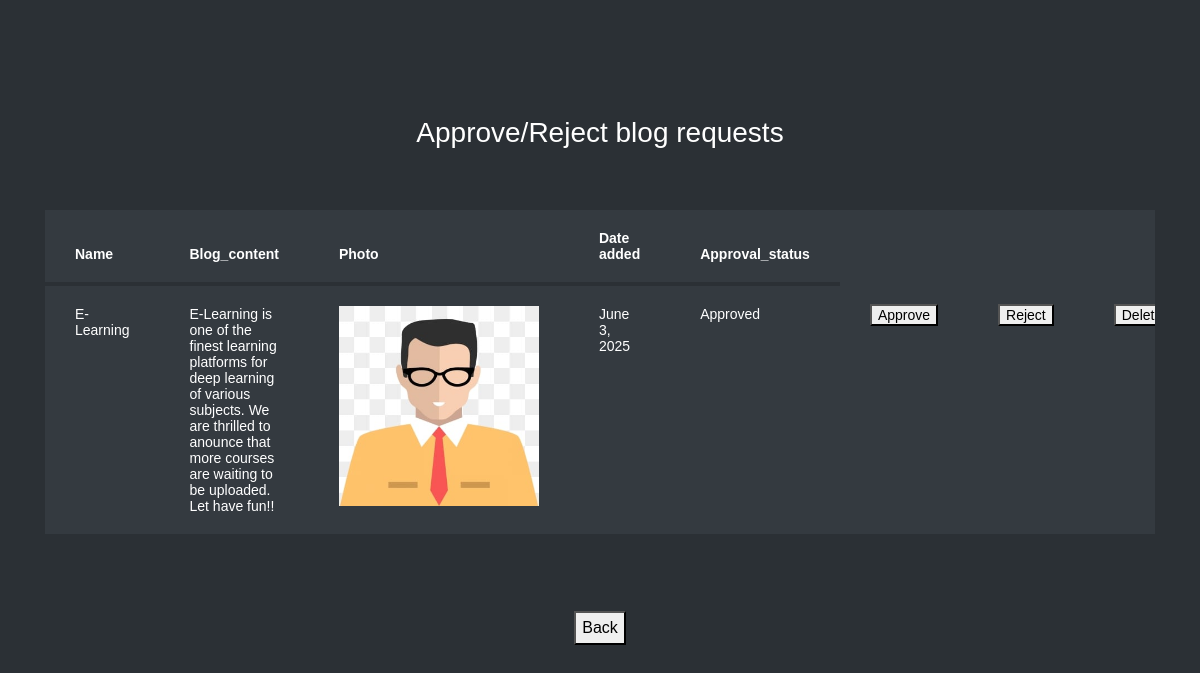
Screenshot of /blogs_admin with the database file from the repository.
### learn/models.py (models this page shows)
class Blogs(models.Model):
    Name = models.CharField(max_length=200, null = True)
    Blog_content = models.TextField(null=True)
    Image = models.ImageField(null=True)
    Date_blog = models.DateField(auto_now_add=True, null=True)
    Approval_status = models.CharField(max_length=200, null = True)

### learn/views.py (the view)
# urls.py: path('blogs_admin', learn.views.blogs_admin, name='blogs_admin'),
def blogs_admin(request):
    dm = Blogs.objects.all()
    return render(request,'blogs_admin.html',{'dm':dm})

### Template/blogs_admin.html (shortened to what this page needs)
{% load static %}
<html lang="en">
  <head>
	<link rel="stylesheet" href="https://stackpath.bootstrapcdn.com/font-awesome/4.7.0/css/font-awesome.min.css">
	<link rel="stylesheet" href="{% static 'tabble/css/style.css' %}">
	</head>
	<body>
	<section class="ftco-section">
		<div class="container">
			<div class="row justify-content-center">
				<div class="col-md-6 text-center mb-5">
					<h2 class="heading-section">Approve/Reject blog requests</h2>
				</div>
			</div>
			{% if dm %}
			<div class="row">
				<div class="col-md-12">
					<div class="table-wrap">
						<table class="table table-bordered table-dark table-hover">
						  <thead>
						    <tr>
						     <th>
                                 Name
                              </th>
                              <th>
                                 Blog_content
                              </th>
                              <th>
                                 Photo
                              </th>
                              <th>
                                 Date added
                              </th>
                              <th>
                                 Approval_status
                              </th>
						    </tr>
						  </thead>
						  <tbody>
						  {% for i in dm %}
						    <tr>
						    <td>
                             {{i.Name}}
                          </td>
                          <td>
                             {{i.Blog_content}}
                          </td>
                          <td>
                             <img src="{{i.Image.url}}" alt="{{t.Image}}"  width="200" height="200">
                          </td>
                          <td>
                             {{i.Date_blog}}
                          </td>
                          <td>
                             {{i.Approval_status}}
                          </td>
                          <td>
                             <button type="submit" onclick="location.href='{% url 'blog_approves' i.id %}'" name='t_h'>Approve</button>
                          </td>
                          <td>
                             <button type="submit" onclick="location.href='{% url 'blog_rejects' i.id %}'" name='del'>Reject</button>
                          </td>
                            <td>
                             <button type="submit" onclick="location.href='{% url 'blog_delete' i.id %}'" name='del'>Delete</button>
                          </td>
						    </tr>
						  {% endfor %}
						  </tbody>
						</table>
					</div>
				</div>
			</div>
			{% else %}
			<h1 align="center" style="color:blue">No blogs available</h1>
			{% endif %}
		</div>
		<br><br>
		<div align="center">
			<button type="submit" onclick="location.href='{% url 'admin_home' %}'" name='mybtn2'>Back</button>
		</div>
	</section>
	</body>
</html>

### rows the page displays
Blogs: Name "E-Learning", Blog_content "E-Learning is one of the finest learning platforms for deep learning of various subjects. We are thrilled to anounce that more courses are waiting to be uploaded. Let have fun!!", Image (picture), Date_blog "June 3, 2025", Approval_status "Approved"
